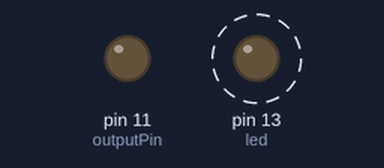
A sketch run on a simulated Arduino Uno, built with avr-gcc and run on an emulated ATmega328P. Shown: output pins drawn as LEDs (lit = HIGH). Dashed ring = blinking.

Above: at 1.0 s.
Timing chart, 0 to 4.6 s (numbered marks = the images above):
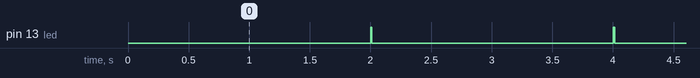

Measured:
- by itself, pin 13 (led): alternates HIGH for 0.01 s and LOW for 2.0 s

The sketch:

IR_Sender.ino
```cpp
#include "timeDelay.h"
#define outputPin 11
#define led 13

#define IR_START 4490
#define IR_ONE 1680
#define IR_ZERO 560
#define FREQ 19000

#define PACKET_SIZE 32

#define SYSCLOCK 16000000
#define IR_SEND_PWM_START     (TCCR2A |= _BV(COM2B1))
#define IR_SEND_MARK_TIME(time)  My_delay_uSecs(time)
#define IR_SEND_PWM_STOP    (TCCR2A &= ~(_BV(COM2B1)))
#define IR_SEND_CONFIG_KHZ(val) ({ \
    const uint8_t pwmval = SYSCLOCK / 2000 / (val); \
    TCCR2A = _BV(WGM20);  TCCR2B = _BV(WGM22) | _BV(CS20); \
    OCR2A = pwmval; OCR2B = pwmval / 3; })

int packet[PACKET_SIZE] = {IR_START,
  IR_ONE, IR_ONE, IR_ONE, IR_ONE, IR_ZERO, IR_ZERO, IR_ZERO, IR_ZERO,
  IR_ONE, IR_ONE, IR_ONE, IR_ONE, IR_ZERO, IR_ZERO, IR_ZERO, IR_ZERO,
  IR_ONE, IR_ONE, IR_ONE, IR_ONE, IR_ZERO, IR_ZERO, IR_ZERO, IR_ZERO,
  IR_ONE, IR_ONE, IR_ONE, IR_ONE, IR_ZERO, IR_ZERO, IR_ZERO,};

timedelay sendDelay(2000);

void  My_delay_uSecs(unsigned int T) {
  if(T){if(T>16000) {delayMicroseconds(T % 1000); delay(T/1000); } else delayMicroseconds(T);};
}

void sendPacket() {
  for (int i = 0; i < PACKET_SIZE; i++) {
    if (i & 1) {
      IR_SEND_PWM_START;
      //delayMicroseconds(packet[i]);
      IR_SEND_MARK_TIME(packet[i]);
    } else {
      IR_SEND_PWM_STOP;
      IR_SEND_MARK_TIME(packet[i]);
    }
    // Tone tryout
//    tone(outputPin, FREQ, packet[i]);
//    delayMicroseconds(200);
    // digitalWrite tryout
//    digitalWrite(outputPin, HIGH);
//    delayMicroseconds(packet[i]);
//    digitalWrite(outputPin, LOW);
//    delayMicroseconds(200);
  }
}

void setup() {
  // put your setup code here, to run once:
  pinMode(outputPin, OUTPUT);
  pinMode(led, OUTPUT);

//   // set up Timer 2
// TCCR2A = _BV (COM2A0) | _BV(WGM21);  // CTC, toggle OC2A on Compare Match
// TCCR2B = _BV (CS20);   // No prescaler
// OCR2A =  209;          // compare A register value (210 * clock speed)
//                        //  = 13.125 nS , so frequency is 1 / (2 * 13.125) = 38095
IR_SEND_CONFIG_KHZ(20000);

}

void loop() {
  // put your main code here, to run repeatedly:
  sendDelay.cycle();
  if (sendDelay.hasPassed()) {
    digitalWrite(led, HIGH);
    delay(10);
    digitalWrite(led, LOW);
    sendDelay.reset();
    Serial.println("Sending packet");
    sendPacket();
  }
}
```

timedelay.cpp
```cpp
#include "Arduino.h"
#include "timedelay.h"

timedelay::timedelay(unsigned long delayTime) {
  _previousTime = 0;
  _delayTime = delayTime;
}

void timedelay::setTime(unsigned long delayTime) {
	_delayTime = delayTime;
}

unsigned long timedelay::getTime() {
  return _delayTime;
}

bool timedelay::hasPassed() {
  if (_currentTime > _previousTime + _delayTime) {
    return 1;
  } else {
    return 0;
  }
}

void timedelay::reset() {
   _previousTime = _currentTime;
}

void timedelay::cycle() {
  _currentTime = millis();
}
```

timedelay.h
```cpp
#ifndef timedelay_h
#define timedelay_h

#include "Arduino.h"

class timedelay
{
  public:
    timedelay(unsigned long delayTime);
    bool hasPassed();
    void setTime(unsigned long delayTime);
    unsigned long getTime();
    void cycle();
    void reset();
  private:
    unsigned long _delayTime;
    unsigned long  _previousTime;
    unsigned long _currentTime;
    //int _hasCycled; // used so we can use hasPassed after reset() is called.
};


#endif
```
